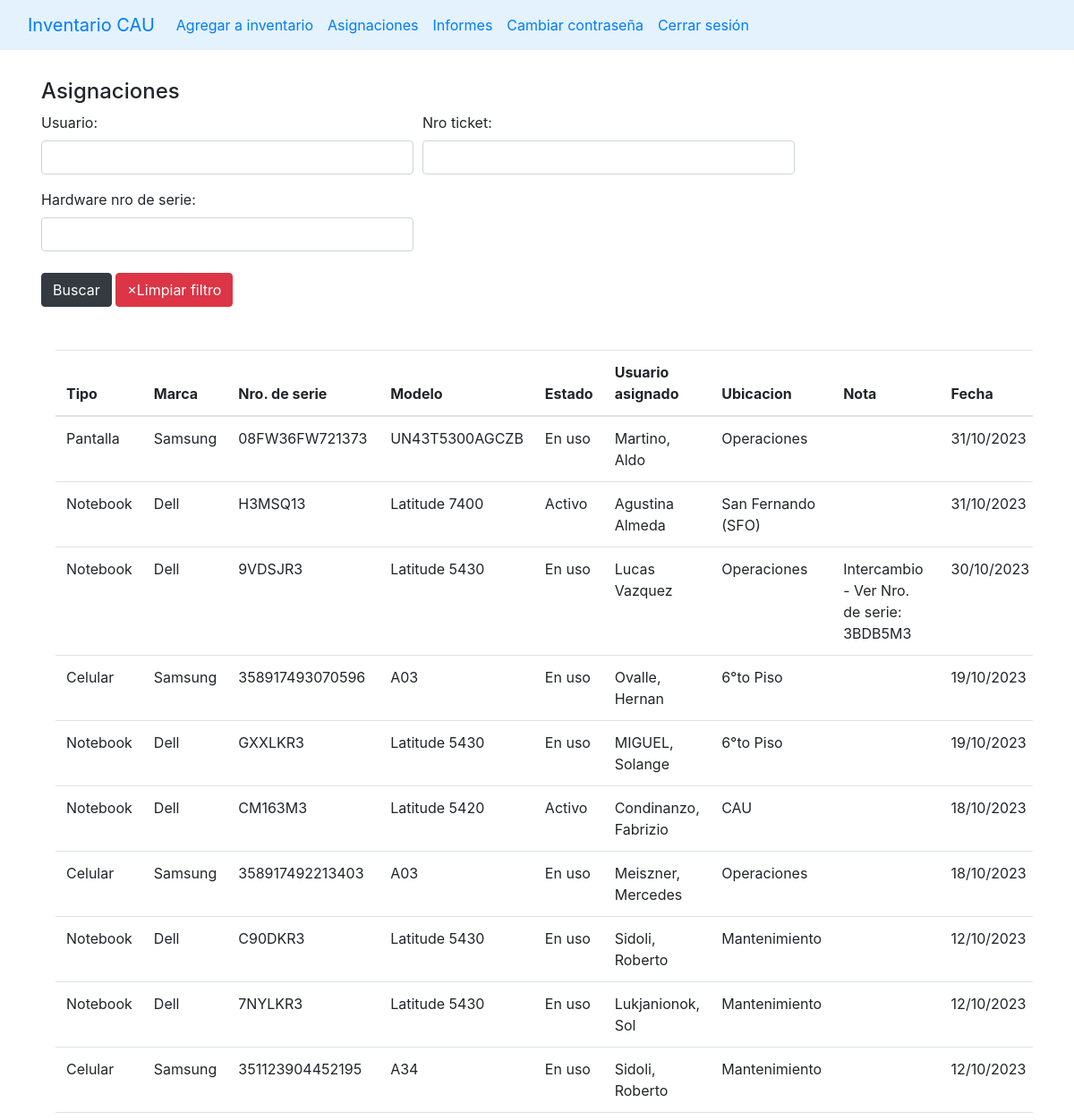
/asignaciones (signed in, upper part), run on an earlier commit of the app's database.
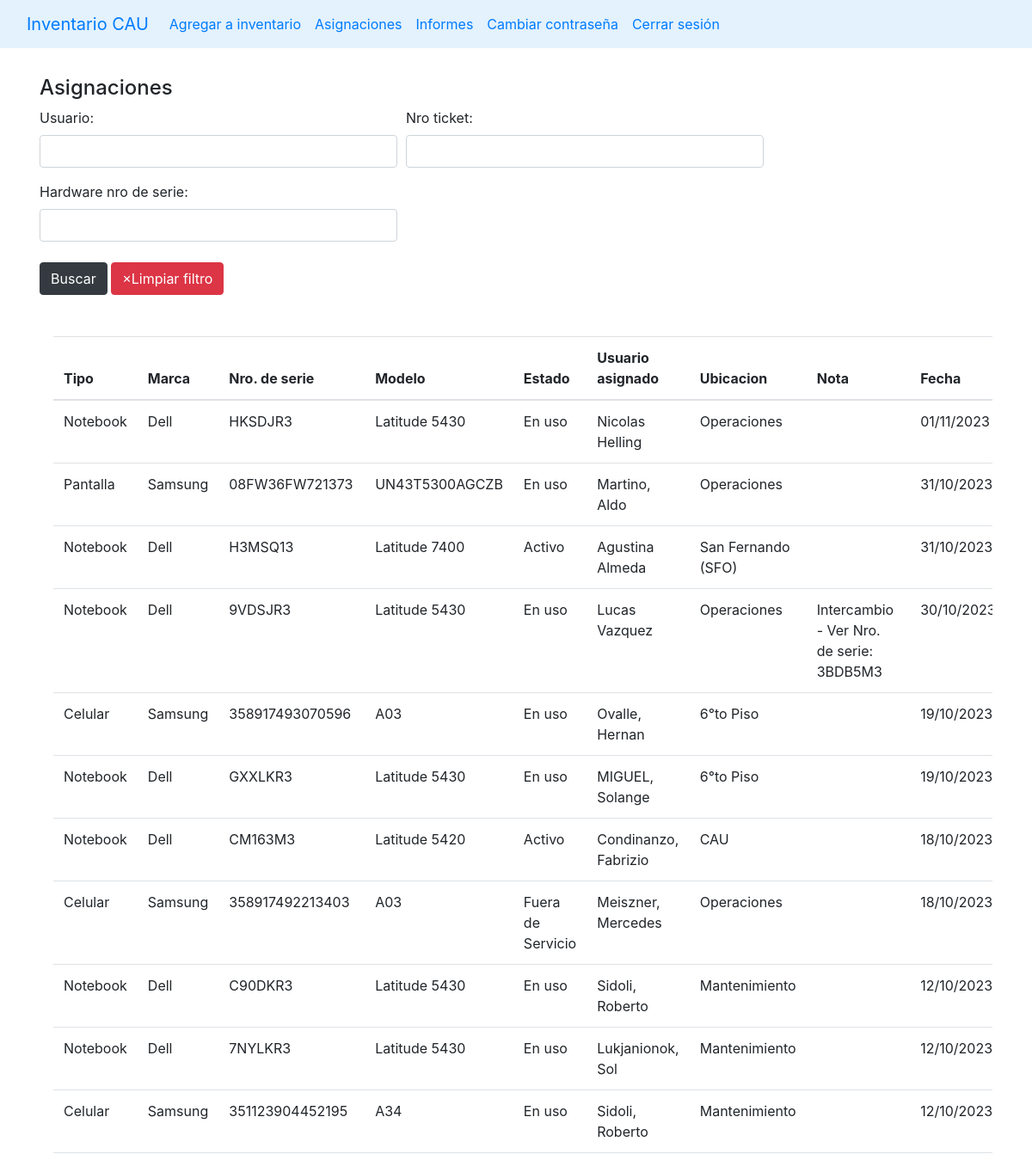
And on a later commit of the database.
### stockaep/models.py (models this page shows, shortened)
class Asignacion(models.Model):
    hardware = models.ForeignKey(Hardware, on_delete=models.CASCADE)
    usuario = models.CharField(max_length=50)
    fecha_creacion = models.DateField(default=timezone.now)
    nro_ticket = models.CharField(blank=True, max_length=10)
    nota = models.TextField(blank=True, max_length=200)
    class Meta:
        ordering = ['fecha_creacion']

class Hardware(models.Model):
    origenes = (
        ('T4', 'T4'),
        ('CAU', 'CAU'),
        ('Yenny', 'Yenny')
    )
    tipo = models.ForeignKey(Tipo, on_delete=models.CASCADE)
    marca = models.ForeignKey(Marca, on_delete=models.CASCADE)
    modelo = models.ForeignKey(Modelo, on_delete=models.CASCADE)
    nro_de_serie = models.CharField(max_length=100, blank=True)
    ubicacion = models.ForeignKey(Ubicacion, on_delete=models.CASCADE)
    estado = models.ForeignKey(Estado, on_delete=models.CASCADE)
    observaciones = models.TextField(max_length=500, blank=True)
    origen = models.CharField(choices=origenes, max_length=10, default='CAU')
    nota = models.TextField(max_length=500, blank=True)
    class Meta:
        ordering = ['tipo']

class Tipo(models.Model):
    name = models.CharField(max_length=50, unique=True)
    class Meta:
        ordering = ['name']
    def __str__(self) -> str:
        return self.name

class Marca(models.Model):
    nombre = models.CharField(max_length=50, null=False, default='S/D', unique=True)
    class Meta:
        ordering = ['nombre']
    def __str__(self):
        return self.nombre

class Modelo(models.Model):
    nombre = models.CharField(max_length=100, null=False, default='S/D')
    class Meta:
        ordering = ['nombre']
    def __str__(self):
        return self.nombre

class Estado(models.Model):
    estados_hardware = (
    ("Nuevo", "Nuevo"),
    ('Activo', 'Activo'),
    ('En uso', 'En uso'),
    ('Fuera de Servicio', 'Fuera de Servicio'),
    ('Scrap', 'Scrap'),
    ('RMA', 'RMA')
)
    nombre = models.CharField(choices=estados_hardware, max_length=50)
    class Meta:
        ordering = ['nombre']
    def __str__(self):
        return f'{self.nombre}'

class Ubicacion(models.Model):
    nombre = models.CharField(max_length=50)
    class Meta:
        ordering = ['nombre']
    def __str__(self):
        return self.nombre

### stockaep/views.py (the view)
# urls.py: path('asignaciones', views.asignaciones, name='asignaciones'),
@login_required(login_url='login')
def asignaciones(request):
    ctx = {'link':'asignaciones'}
    asignaciones = Asignacion.objects.filter()
    f = AsignacionFilter(request.GET, queryset=Asignacion.objects.all())
    asignaciones_filtradas = f.qs
    ctx['filter'] = f
    ctx['asignaciones'] = asignaciones_filtradas
    return render(request, 'main.html', ctx)

### templates/main.html (shortened to what this page needs)
{% load static %}
<!DOCTYPE html>
<html lang="en">
<head>
    <link rel="stylesheet" href="https://stackpath.bootstrapcdn.com/bootstrap/4.5.0/css/bootstrap.min.css"0>
</head>
<body>
    {% include "navbar.html" %}
    {% if link == 'index' %}
        {% include 'list_hardware.html' %}
    {% elif link == 'create' %}
        {% include 'add_to_inventary.html' %}
    {% elif link == 'edit' %}
        {% include 'edit_hardware.html' %}
    {% elif link == 'notification' %}
        {% include 'notifications.html' %}
    {% elif link == 'asignaciones'%}
        {% include 'asignaciones.html' %}
    {% elif link == "admin_users" %}
        {% include "admin_users.html" %}
    {% elif link == "cambio_contraseña" %}
        {% include "cambio_contraseña.html" %}
    {% elif link == "realizar_informe" %}
        {% include "realizar_informe.html" %}
    {% endif %}
</body>
</html>

### templates/navbar.html (shortened to what this page needs)
  <nav class="navbar navbar-expand-lg bg-body-tertiary" style="background-color: #e3f2fd;" data-bs-theme="dark">
    <div class="container-fluid">
        <a class="navbar-brand" href="/">Inventario CAU</a>
        <div class="collapse navbar-collapse" id="navbarNavDropdown">
            <ul class="navbar-nav">
                <li class="nav-item">
                    <a class="nav-link" href="{% url 'create' %}">Agregar a inventario</a>
                </li>
                <li class="nav-item">
                    <a href="{% url 'asignaciones' %}" class="nav-link">Asignaciones</a>
                </li>
                <li class="nav-item">
                  <a href="{% url 'informes' %}" class="nav-link">Informes</a>
              </li>
                <li class="nav-item"><a href="{% url 'cambio_contraseña' %}" class="nav-link">Cambiar contraseña</a></li>
                <li class="nav-item"><a class="nav-link" href="/logout">Cerrar sesión</a></li>
            </ul>
        </div>
    </div>
</nav>

### templates/asignaciones.html (shortened to what this page needs)
{% load static%}
{% block content %}
<div class="container p-3">
    <h4 class="mt-3">Asignaciones</h4>
    <div class="input-group mb-3">
        <form method="get">
            <div class="form-row" >
                {% for field in filter.form %}
                <div class="form-group col-md-6" id="form-field-{{ forloop.counter0 }}">
                    {{ field.label_tag }}
                    {{ field }}
                </div>
                {% endfor %}
            </div>
            <button type="submit" class="btn btn-dark mb-3 mt-2">Buscar</button>
            <a as="button" class="btn btn-danger mb-3 mt-2" href="{% url 'asignaciones' %}">&times;Limpiar filtro</a>
        </form>
    </div>
    <div class="container p-3 table-responsive">
        <table class="table table-hover">
            <thead>
                <tr>
                    <th scope="col">Tipo</th>
                    <th scope="col">Marca</th>
                    <th scope="col">Nro. de serie</th>
                    <th scope="col">Modelo</th>
                    <th scope="col">Estado</th>
                    <th scope="col">Usuario asignado</th>
                    <th scope="col">Ubicacion</th>
                    <th scope="col">Nota</th>
                    <th scope="col">Fecha</th>
                </tr>
            </thead>
            <tbody>
                {% for a in asignaciones reversed%}
                    <tr>
                        <td>{{a.hardware.tipo}}</td>
                        <td>{{a.hardware.marca}}</td>
                        <td>{{a.hardware.nro_de_serie}}</td>
                        <td>{{a.hardware.modelo}}</td>
                        <td>{{a.hardware.estado}}</td>
                        <td>{{a.usuario}}</td>
                        <td>{{a.hardware.ubicacion}}</td>
                        <td>{{a.nota}}</td>
                        <td>{{a.fecha_creacion|date:"d/m/Y"}}</td>
                    </tr>
                {% endfor %}
            </tbody>
        </table>
    </div>
</div>
{% endblock %}

What changed in the data, as far as the page shows it:
added Asignacion: hardware.tipo "Notebook", hardware.marca "Dell", hardware.nro_de_serie "HKSDJR3", hardware.modelo "Latitude 5430", hardware.estado "En uso", usuario "Nicolas Helling", hardware.ubicacion "Operaciones", fecha_creacion "01/11/2023"
changed through a linked row, Asignacion "Meiszner, Mercedes": hardware.estado "En uso" → "Fuera de Servicio"
